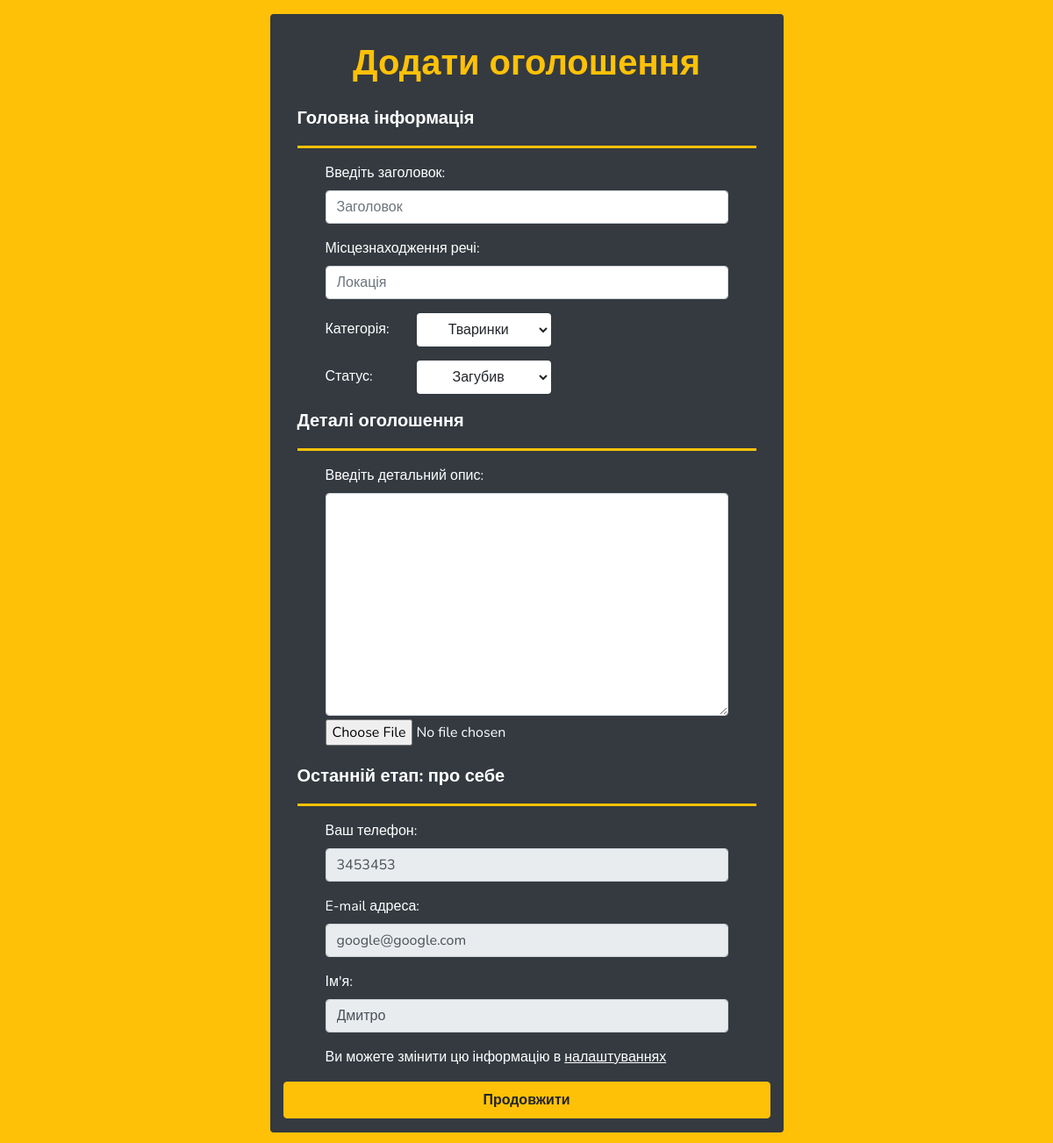
The app's page /add-post.php (signed in) with its own data.
### tables this page shows
CREATE TABLE `users` (
  `id` int(11) NOT NULL,
  `uid` varchar(100) NOT NULL,
  `name` varchar(255) DEFAULT NULL,
  `email` varchar(255) DEFAULT NULL,
  `password` varchar(255) DEFAULT NULL,
  `login` varchar(255) DEFAULT NULL,
  `phone` varchar(255) DEFAULT NULL,
  `address` varchar(255) DEFAULT NULL,
  `checked1` tinyint(1) DEFAULT NULL,
  `checked2` tinyint(1) DEFAULT NULL,
  `status` tinyint(1) DEFAULT NULL,
  `regdate` datetime NOT NULL
);

### modules/functions.php (called while the page is built, shortened)
<?php
function getFieldValue($field)
{
    if (isset($_POST['check'][$field])) {
        return $_POST['check'][$field];
    } else {
        return '';
    }
}
function returnFeedbackClass($field)
{
    if ($_SERVER['REQUEST_METHOD'] != 'POST') {
        return '';
    }
}

### add-post.php (the view, shortened to what this page needs)
<?php
require_once('components/header.php');
if (isset($_SESSION['profileInfo'])) {
    $profileInfo['id'] = $_SESSION['profileInfo']['id'];
} elseif (isset($_COOKIE['profileInfo'])) {
    $profileInfo['id'] = $_COOKIE['profileInfo']['id'];
}
function categorySelected($category)
{
    if (isset($_POST['check']['category']) && $category == $_POST['check']['category']) {
        return 'selected';
    } else {
        return '';
    }
}
function statusSelected($status){
    if (isset($_POST['check']['status']) && $status == $_POST['check']['status']){
        return 'selected';
    } else {
        return '';
    }
}
$profileInfo = mysqli_fetch_assoc(mysqli_query($link, "SELECT * FROM `users` WHERE `id` = $profileInfo[id]"));
?>
<section class="bg-warning d-flex justify-self-center justify-content-center col-12">
    <div class="bg-dark col-12 col-sm-9 col-xl-6 rounded py-3 my-3">
        <form action="" method="post" enctype="multipart/form-data">
            <h1 class="d-none d-md-block font-weight-bolder text-warning py-3 text-center"><?= $dictionary['addPost']['header'] ?></h1>
            <div class="form-group px-1 px-md-3">
                <span class="font-weight-bold text-white"
                      style="font-size: 20px;"><?= $dictionary['addPost']['title1']['text'] ?></span>
                <hr>
            </div>
            <div class="form-group px-1 px-md-5">
                <label for="headerInput" class="text-white"><?= $dictionary['addPost']['title1']['header'] ?></label>
                <input type="text" name="check[header]" required
                       class="form-control <?= returnFeedbackClass('header') ?>"
                       value="<?= getFieldValue('header'); ?>" id="headerInput"
                       placeholder="<?= $dictionary['addPost']['title1']['headerPlaceholder'] ?>">
            </div>
            <div class="form-group px-1 px-md-5">
                <label for="locationInput"
                       class="text-white"><?= $dictionary['addPost']['title1']['location'] ?></label>
                <input type="text" name="check[location]"
                       class="form-control <?= returnFeedbackClass('location') ?>" id="locationInput"
                       placeholder="<?= $dictionary['addPost']['title1']['locationPlaceholder'] ?>" required
                       value="<?= getFieldValue('location'); ?>">
            </div>
            <div class="form-group px-1 px-md-5">
                <label for="categorySelect" class="text-white"
                       style="width: 100px;"><?= $dictionary['addPost']['title1']['category'] ?></label>
                <select name="check[category]" id="categorySelect" class="rounded btn bg-white col-6 col-md-4">
                    <option value="pets" <?= categorySelected('pets') ?>><?= $dictionary['index']['search']['category'][0] ?></option>
                </select>
            </div>
            <div class="form-group px-1 px-md-5">
                <label for="statusSelect" class="text-white"
                       style="width: 100px;"><?= $dictionary['addPost']['title1']['status'] ?></label>
                <select name="check[status]" class="rounded btn bg-white col-6 col-md-4" id="statusSelect">
                    <option value="lost" <?= statusSelected('lost') ?>><?= $dictionary['index']['search']['status'][0] ?></option>
                </select>
            </div>
            <div class="form-group px-1 px-md-3">
                <span class="font-weight-bold text-white"
                      style="font-size: 20px;"><?= $dictionary['addPost']['title2']['text'] ?></span>
                <hr>
            </div>
            <div class="form-group px-1 px-md-5">
                <label for="textArea" class="text-white"><?= $dictionary['addPost']['title2']['desc'] ?></label>
                <textarea type="text" required
                          name="check[desc]" id="textArea"
                          class="form-control px-3 <?= returnFeedbackClass('desc') ?>"
                          rows="10"><?= getFieldValue('desc'); ?></textarea>
                <input type="file"
                       name="pictures"
                       class="text-white my-1">
            </div>
            <div class="form-group px-1 px-md-3">
                <span class="font-weight-bold text-white"
                      style="font-size: 20px;"><?= $dictionary['addPost']['title3']['text'] ?></span>
                <hr>
            </div>
            <div class="form-group px-1 px-md-5">
                <label for="phoneInputDisabled"
                       class="text-white"><?= $dictionary['addPost']['title3']['phone'] ?></label>
                <input type="text" name="check[phone]"
                       class="form-control <?= returnFeedbackClass('phone') ?>" id="phoneInputDisabled"
                       value="<?= !empty($profileInfo['phone']) ? $profileInfo['phone'] : 'None' ?>" disabled>
            </div>
            <div class="form-group px-1 px-md-5">
                <label for="emailInput" class="text-white"><?= $dictionary['addPost']['title3']['email'] ?></label>
                <input type="email" name="check[email]"
                       class="form-control"
                       id="emailInput" value="<?= $profileInfo['email'] ?? '' ?>" disabled>
            </div>
            <div class="form-group px-1 px-md-5">
                <label for="nameInput" class="text-white"><?= $dictionary['addPost']['title3']['name'] ?></label>
                <input type="text" name="check[name]"
                       class="form-control"
                       id="nameInput" value="<?= $profileInfo['name'] ?? '' ?>" disabled>
            </div>
            <span class="px-1 px-md-5 text-white float-left"><?= $dictionary['addPost']['title3']['settingsText'] ?>
                <a href="account.php"
                   class="text-white text-under"><u><?= $dictionary['addPost']['title3']['settingsLink'] ?></u></a>
            </span>
            <button type="submit" name="send" class="btn btn-warning font-weight-bold w-100 mt-3 py-2" value="check">
                <?= $dictionary['submitButton'] ?>
            </button>
        </form>
    </div>
</section>
<?php require_once('components/footer.php'); ?>

### css/style.css (style rules this page uses)
html, body { overflow-x: hidden; width: 100%; height: 100%; font-family: 'Nunito', sans-serif; }
a, button, li, .item, .fa-question-square, .nav-link { transition: .5s; }
option { outline: none; }
hr { border: 0; border-top: 3px solid #ffc107; }

### records on screen
users: phone "3453453", email "google@google.com", name "Дмитро"

### other values on screen
$dictionary['addPost']['header'] "Додати оголошення"
$dictionary['addPost']['title1']['text'] "Головна інформація"
$dictionary['addPost']['title1']['header'] "Введіть заголовок:"
$dictionary['addPost']['title1']['location'] "Місцезнаходження речі:"
$dictionary['addPost']['title1']['category'] "Категорія:"
$dictionary['addPost']['title1']['status'] "Статус:"
$dictionary['addPost']['title2']['text'] "Деталі оголошення"
$dictionary['addPost']['title2']['desc'] "Введіть детальний опис:"
$dictionary['addPost']['title3']['text'] "Останній етап: про себе"
$dictionary['addPost']['title3']['phone'] "Ваш телефон:"
$dictionary['addPost']['title3']['email'] "E-mail адреса:"
$dictionary['addPost']['title3']['name'] "Ім'я:"
$dictionary['addPost']['title3']['settingsText'] "Ви можете змінити цю інформацію в"
$dictionary['addPost']['title3']['settingsLink'] "налаштуваннях"
$dictionary['submitButton'] "Продовжити"
